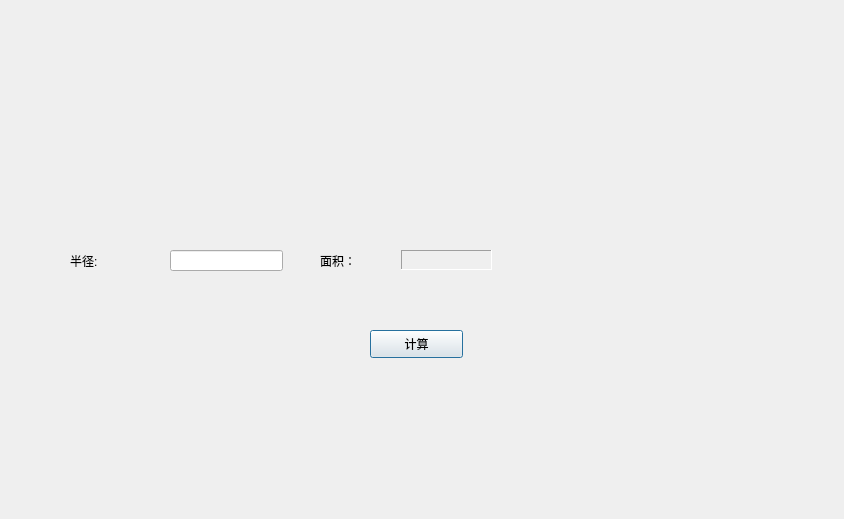
<?xml version="1.0" encoding="UTF-8"?>
<ui version="4.0">
 <class>Dialog</class>
 <widget class="QDialog" name="Dialog">
  <property name="geometry">
   <rect>
    <x>0</x>
    <y>0</y>
    <width>844</width>
    <height>519</height>
   </rect>
  </property>
  <property name="windowTitle">
   <string>Dialog</string>
  </property>
  <widget class="QLabel" name="radiusLable">
   <property name="geometry">
    <rect>
     <x>70</x>
     <y>250</y>
     <width>72</width>
     <height>21</height>
    </rect>
   </property>
   <property name="frameShape">
    <enum>QFrame::NoFrame</enum>
   </property>
   <property name="frameShadow">
    <enum>QFrame::Plain</enum>
   </property>
   <property name="text">
    <string>半径:</string>
   </property>
  </widget>
  <widget class="QLabel" name="areaLable_2">
   <property name="geometry">
    <rect>
     <x>401</x>
     <y>250</y>
     <width>91</width>
     <height>20</height>
    </rect>
   </property>
   <property name="frameShape">
    <enum>QFrame::Panel</enum>
   </property>
   <property name="frameShadow">
    <enum>QFrame::Sunken</enum>
   </property>
   <property name="text">
    <string/>
   </property>
  </widget>
  <widget class="QLabel" name="areaLable_1">
   <property name="geometry">
    <rect>
     <x>320</x>
     <y>250</y>
     <width>72</width>
     <height>21</height>
    </rect>
   </property>
   <property name="text">
    <string>面积：</string>
   </property>
  </widget>
  <widget class="QLineEdit" name="radiusLineEdit">
   <property name="geometry">
    <rect>
     <x>170</x>
     <y>250</y>
     <width>113</width>
     <height>21</height>
    </rect>
   </property>
  </widget>
  <widget class="QPushButton" name="countBtn">
   <property name="geometry">
    <rect>
     <x>370</x>
     <y>330</y>
     <width>93</width>
     <height>28</height>
    </rect>
   </property>
   <property name="text">
    <string>计算</string>
   </property>
  </widget>
 </widget>
 <layoutdefault spacing="6" margin="11"/>
 <resources/>
 <connections/>
</ui>
